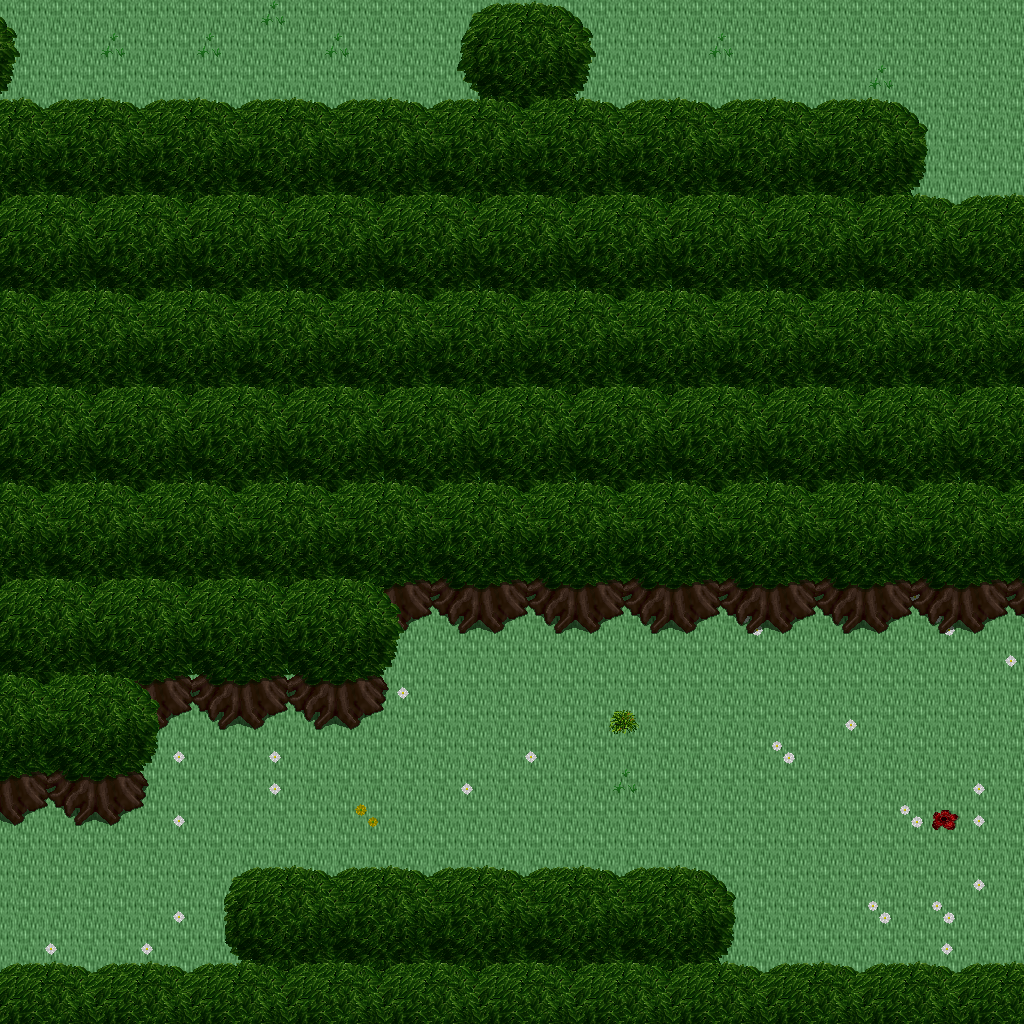

Below is a game level as drawn by its tile map, then a one-line description and the .tmx that defines it (tile-layer data replaced by summaries):
An orthogonal 32x32 tile map with 32x32 px tiles, 5 tile layers (Ground, Objects, Objects2, Above, ...), 1 hidden layer not drawn, 13 tilesets.

<map version="1.10" tiledversion="1.11.0" orientation="orthogonal" renderorder="right-down" width="32" height="32" tilewidth="32" tileheight="32" infinite="0" nextlayerid="11" nextobjectid="1">
 <tileset firstgid="1" name="ground_ground" tilewidth="32" tileheight="32" tilecount="33" columns="3">
  <image source="../drawable/ground_ground.png" width="96" height="352" />
 </tileset>
 <tileset firstgid="34" name="plant_grasses" tilewidth="32" tileheight="32" tilecount="6" columns="3">
  <image source="../drawable/plant_grasses.png" width="96" height="64" />
 </tileset>
 <tileset firstgid="40" name="plant_flower_daisy_white" tilewidth="32" tileheight="32" tilecount="8" columns="2">
  <image source="../drawable/plant_flower_daisy_white.png" width="64" height="128" />
 </tileset>
 <tileset firstgid="48" name="plant_flower_daisy_yellow" tilewidth="32" tileheight="32" tilecount="8" columns="2">
  <image source="../drawable/plant_flower_daisy_yellow.png" width="64" height="128" />
 </tileset>
 <tileset firstgid="56" name="plant_bush_bushes" tilewidth="32" tileheight="32" tilecount="10" columns="5">
  <image source="../drawable/plant_bush_bushes.png" width="160" height="64" />
 </tileset>
 <tileset firstgid="66" name="plant_tree_tree_darkgreen" tilewidth="32" tileheight="32" tilecount="88" columns="8">
  <image source="../drawable/plant_tree_tree_darkgreen.png" width="256" height="352" />
 </tileset>
 <tileset firstgid="154" name="logic_creature_elf" tilewidth="32" tileheight="32" tilecount="16" columns="8">
  <image source="../drawable/logic_creature_elf.png" width="256" height="64" />
 </tileset>
 <tileset firstgid="170" name="logic_creature_rodent" tilewidth="32" tileheight="32" tilecount="8" columns="8">
  <image source="../drawable/logic_creature_rodent.png" width="256" height="32" />
 </tileset>
 <tileset firstgid="178" name="logic_creature_animal" tilewidth="32" tileheight="32" tilecount="32" columns="8">
  <image source="../drawable/logic_creature_animal.png" width="256" height="128" />
 </tileset>
 <tileset firstgid="210" name="logic_item_resources" tilewidth="32" tileheight="32" tilecount="6" columns="6">
  <image source="../drawable/logic_item_resources.png" width="192" height="32" />
 </tileset>
 <tileset firstgid="216" name="logic_item_mushroom" tilewidth="32" tileheight="32" tilecount="6" columns="6">
  <image source="../drawable/logic_item_mushroom.png" width="192" height="32" />
 </tileset>
 <tileset firstgid="222" name="logic_collision" tilewidth="32" tileheight="32" tilecount="1" columns="1">
  <image source="../drawable/logic_collision.png" width="32" height="32" />
 </tileset>
 <tileset firstgid="223" name="logic_item_herb" tilewidth="32" tileheight="32" tilecount="5" columns="5">
  <image source="../drawable/logic_item_herb.png" width="160" height="32" />
 </tileset>
 <layer id="1" name="Ground" width="32" height="32">
  <data>[1024 cells, 1024 non-empty, 1 distinct tile ids]</data>
 </layer>
 <layer id="2" name="Objects" width="32" height="32">
  <data>[1024 cells, 59 non-empty, 6 distinct tile ids]</data>
 </layer>
 <layer id="3" name="Objects2" width="32" height="32">
  <data>[1024 cells, 78 non-empty, 19 distinct tile ids]</data>
 </layer>
 <layer id="4" name="Above" width="32" height="32">
  <data>[1024 cells, 654 non-empty, 42 distinct tile ids]</data>
 </layer>
 <layer id="5" name="Above2" width="32" height="32">
  <data>[1024 cells, 10 non-empty, 2 distinct tile ids]</data>
 </layer>
 <layer id="6" name="Walkable" width="32" height="32" visible="0">
  <data>[1024 cells, 637 non-empty, 1 distinct tile ids]</data>
 </layer>
 <objectgroup id="7" name="Mapevents" />
 <objectgroup id="8" name="Spawn" />
 <objectgroup id="9" name="Keys" />
 <objectgroup id="10" name="Replace" />
</map>
